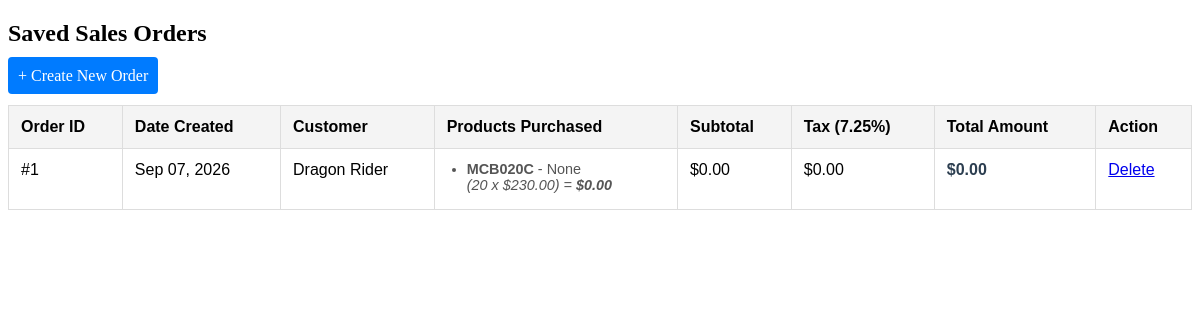
/sales/orders/, run on the app's committed database.
### sales/models.py (models this page shows, shortened)
class Order(models.Model):
    customer = models.ForeignKey(Customer, on_delete=models.CASCADE, related_name='orders')
    billing_address = models.TextField(default='No Address Provided')
    shipping_address = models.TextField(blank=True, null=True)
    created_at = models.DateField(auto_now_add=True)
    sub_total = models.DecimalField(max_digits=10, decimal_places=2, default=0.00)
    tax = models.DecimalField(max_digits=10, decimal_places=2, default=0.00)
    total = models.DecimalField(max_digits=10, decimal_places=2, default=0.00)

class OrderItem(models.Model):
    order = models.ForeignKey(Order, on_delete=models.CASCADE, related_name='items')
    product = models.ForeignKey(Product, on_delete=models.CASCADE)
    sku = models.CharField(max_length=50, blank=True, null=True)
    description = models.TextField(blank=True, null=True)
    quantity = models.PositiveIntegerField(default=1)
    unit_price = models.DecimalField(max_digits=10, decimal_places=2, blank=True, null=True)
    amount = models.DecimalField(max_digits=10, decimal_places=2, default=0.00)

### app/models.py (models this page shows, shortened)
class Customer(models.Model):
    company = models.ForeignKey(Company, on_delete=models.CASCADE, related_name='customers')
    first_name = models.CharField(max_length=50)
    last_name = models.CharField(max_length=50)
    phone = models.IntegerField(verbose_name="123456789")
    email = models.EmailField()
    position = models.CharField(max_length=50, verbose_name="manager")
    def __str__(self):
        return f"{self.first_name} {self.last_name}"

class Product(models.Model):
    item_no = models.CharField(max_length=100)
    sku = models.CharField(max_length=50, unique=True)
    description = models.TextField()
    stock_quantity  = models.IntegerField(default=0)
    cost_price = models.DecimalField(max_digits=10, decimal_places=2)
    distry_price = models.DecimalField(max_digits=10, decimal_places=2)
    reseller_price = models.DecimalField(max_digits=10, decimal_places=2)
    MSRP = models.DecimalField(max_digits=10, decimal_places=2)
    dated_added = models.DateField(auto_now_add=True, null=True, blank=True)
    last_updated = models.DateField(auto_now=True, null=True, blank=True)

### sales/views.py (the view)
# urls.py: path('orders/', views.sales_orders_list, name='sales_orders_list'),
def sales_orders_list(request):
    orders = Order.objects.all().order_by('-id')
    return render(request, 'sales/sales_orders_list.html', {
        'orders': orders
    })

### sales/templates/sales/sales_orders_list.html (shortened to what this page needs)
<!DOCTYPE html>
<html lang="en">
<head>
</head>
<body>
    <h2>Saved Sales Orders</h2>
    <a href="{% url 'sales:create_order' %}" style="padding: 10px; background: #007bff; color: white; text-decoration: none; border-radius: 4px;">+ Create New Order</a>
    <table>
        <thead>
            <tr>
                <th>Order ID</th>
                <th>Date Created</th>
                <th>Customer</th>
                <th>Products Purchased</th>
                <th>Subtotal</th>
                <th>Tax (7.25%)</th>
                <th>Total Amount</th>
                <th>Action</th>
            </tr>
        </thead>
        <tbody>
            {% for order in orders %}
            <tr>
                <td>#{{ order.id }}</td>
                <td>{{ order.created_at|date:"M d, Y" }}</td>
                <td>{{ order.customer }}</td>
                <td>
                    <ul class="items-list">
                        {% for item in order.items.all %}
                        <li>
                            <strong>{{ item.product.item_no }}</strong> - {{ item.description }}
                            <br>
                            <em>({{ item.quantity }} x ${{ item.unit_price }}) = <strong>${{ item.amount }}</strong></em>
                        </li>
                        {% empty %}
                        <li style="list-style: none; color: #999;">No products recorded</li>
                        {% endfor %}
                    </ul>
                </td>
                <td>${{ order.sub_total }}</td>
                <td>${{ order.tax }}</td>
                <td class="total-bold">${{ order.total }}</td>
                <td><a href="{% url 'sales:order_delete' order.pk %}">Delete</a></td>
            </tr>
            {% empty %}
            <tr>
                <td colspan="7" style="text-align: center; color: #888;">No saved orders found in the database.</td>
            </tr>
            {% endfor %}
        </tbody>
    </table>
</body>
</html>

### sales/templates/sales/sales_orders_list.html (style rules this page uses)
table { width: 100%; border-collapse: collapse; margin-top: 20px; font-family: sans-serif; }
th, td { border: 1px solid #ddd; padding: 12px; text-align: left; vertical-align: top; }
th { background-color: #f4f4f4; }
.total-bold { font-weight: bold; color: #2c3e50; }
.items-list { margin: 0; padding-left: 20px; font-size: 0.9em; color: #555; }
.items-list li { margin-bottom: 4px; }

### data on the page
Order: id "1", created_at "Sep 07, 2026", customer "Dragon Rider", sub_total "0.00", tax "0.00", total "0.00"
OrderItem: product.item_no "MCB020C", description "None", quantity "20", unit_price "230.00", amount "0.00"
